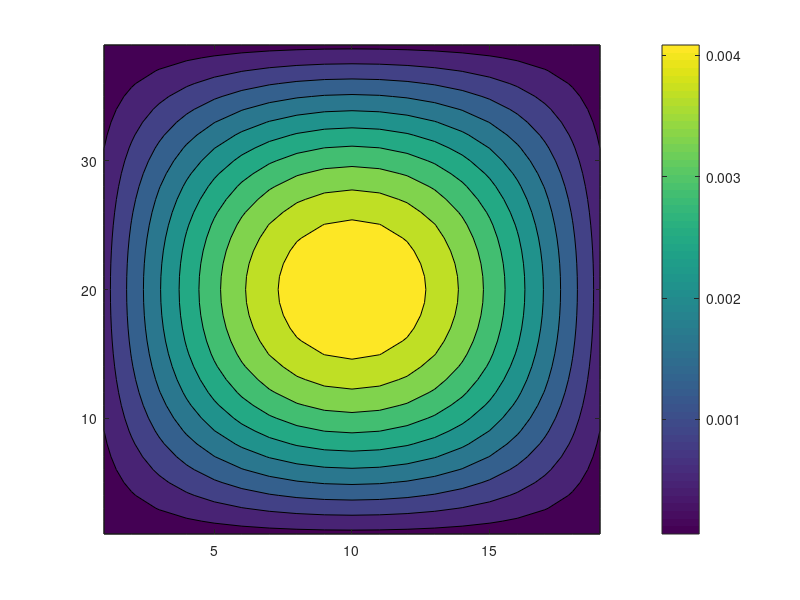

Recreate this plot in MATLAB.
%% %%%%%%%%%%%%%%%%%%%%%%%%%%%%%%%%%%%%%%%%%%%%% %%
%% TM Waveguide                                  %%
%% Anthony Gasbarro                              %%
%% EE 675                                        %%    
%% %%%%%%%%%%%%%%%%%%%%%%%%%%%%%%%%%%%%%%%%%%%%% %%

clearvars;
close all;
clc;


%% Constants %%

speedOfLight = 2.997925*10^8; %Velocity of Light through air
E0 = 8.854*10^(-12); %permittivity of free space (F/m)
mu0 = 4*pi*10^(-7);     %permeability of free space in N/(A^2)

%% Adjustable parameters %%

h = 0.5; %resolution
width = 10/h; %Width of area
height = 20/h; %Height of area

% set potentials for sides
top = 0;
bottom = 0;
right = 0;
left = 0;

%% Compute Grid Dimensions %%
nodesVert = height-1;
nodesHoriz = width-1;
nodesTotal = nodesVert * nodesHoriz;

%set node iterators to node (1,1)
i = 1; %horizontal direction iterator
j = 1; %vertical direction iterator

analyticalCutoffFreq = (speedOfLight/(2*pi))*(sqrt(((i*pi/(width*h))^2)+((j*pi/(height*h))^2)));

%% Generate A Matrix
Amatrix = -4*eye(nodesTotal,nodesTotal);
% Create Diagnol rows of 1's in A Matrix
for i = 1:nodesHoriz-1
    for j = 1:nodesVert
        diag1(i+(j-1)*nodesHoriz, i+(j-1)* nodesHoriz+1) = 1;
        diag1(i+(j-1)*nodesHoriz+1, i+(j-1)*nodesHoriz) = 1;        
    end
end

for i = 1:nodesHoriz
    for j = 1:nodesVert-1
        diag2(i+(j-1)*nodesHoriz, i+j*nodesHoriz) = 1;
        diag2(i+j*nodesHoriz, i+(j-1)*nodesHoriz) = 1;
    end
end

Amatrix = Amatrix + diag1 + diag2;

%% Compute Eigenvalues and Extract
[v, c] = eig(Amatrix);
eigenValue = diag(c);

%% Compute Cutoff Frequency
cutoffFreq = (1/(2*pi))*(speedOfLight/h)*sqrt(-eigenValue);
difference = abs(analyticalCutoffFreq-cutoffFreq);
min = find(abs(difference-min(difference))<0.001);
closeCutoffFreq = cutoffFreq(min(1,:),1);

%% Calculate Wave Velocity
Beta = (2*pi*analyticalCutoffFreq)*(1/speedOfLight)*sqrt(1-(closeCutoffFreq/analyticalCutoffFreq));
waveVelocity = speedOfLight/sqrt(1-(cutoffFreq/analyticalCutoffFreq).^2);

%% Compute Coefficient and input into A-Matrix
coefficient = ((2*pi*closeCutoffFreq)^2)*mu0*E0;
Amatrix = ((coefficient*h^2)-4)*eye(nodesTotal, nodesTotal)+diag1+diag2;


%% Generate output and Graph
angle = 120*pi*sqrt(1-(closeCutoffFreq/analyticalCutoffFreq)^2);
Phi = v(:,min(1,:));
Temp = reshape(Phi, nodesHoriz, nodesVert);
% add two to each dimension for top, bottom, left,and right sides
outputMatrix = zeros(nodesVert+2, nodesHoriz+2);
x = 0:nodesVert-1;
y = 0:nodesHoriz-1;

% place potentials at each border
for i = 1:nodesVert
    outputMatrix(1,1:nodesHoriz+2) = top;
    outputMatrix(i+2,1:nodesHoriz+2) = bottom;
    outputMatrix(i+1, nodesHoriz+2) = right;
    outputMatrix(i+1, 1) = left; 
end
outputMatrix(x+2,y+2) = Temp.';
%fprintf('cutoff frequency=%d\n',cutoffFreq);
fprintf('Ananlytical CutFreq=%d\n',analyticalCutoffFreq);
fprintf('Closest Freq to Ananlytical CutFreq=%d\n',closeCutoffFreq);

imagesc(Temp.');
contourf(Temp.'/angle);

colorbar